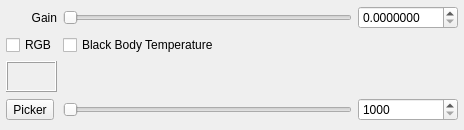
<?xml version="1.0" encoding="UTF-8"?>
<ui version="4.0">
 <class>LightGroupWidget</class>
 <widget class="QWidget" name="LightGroupWidget">
  <property name="geometry">
   <rect>
    <x>0</x>
    <y>0</y>
    <width>464</width>
    <height>130</height>
   </rect>
  </property>
  <property name="windowTitle">
   <string>Form</string>
  </property>
  <layout class="QVBoxLayout" name="verticalLayout">
   <property name="leftMargin">
    <number>6</number>
   </property>
   <property name="topMargin">
    <number>6</number>
   </property>
   <property name="rightMargin">
    <number>6</number>
   </property>
   <property name="bottomMargin">
    <number>7</number>
   </property>
   <item>
    <layout class="QGridLayout" name="gridLayout">
     <property name="verticalSpacing">
      <number>6</number>
     </property>
     <item row="0" column="0">
      <widget class="QLabel" name="label_gain">
       <property name="text">
        <string>Gain</string>
       </property>
       <property name="alignment">
        <set>Qt::AlignRight|Qt::AlignTrailing|Qt::AlignVCenter</set>
       </property>
      </widget>
     </item>
     <item row="0" column="1">
      <widget class="QSlider" name="slider_gain">
       <property name="minimumSize">
        <size>
         <width>150</width>
         <height>0</height>
        </size>
       </property>
       <property name="toolTip">
        <string>Adjust LightGroup Gain/Intensity</string>
       </property>
       <property name="maximum">
        <number>512</number>
       </property>
       <property name="orientation">
        <enum>Qt::Horizontal</enum>
       </property>
      </widget>
     </item>
     <item row="0" column="2">
      <widget class="QDoubleSpinBox" name="spinBox_gain">
       <property name="sizePolicy">
        <sizepolicy hsizetype="Expanding" vsizetype="Fixed">
         <horstretch>0</horstretch>
         <verstretch>0</verstretch>
        </sizepolicy>
       </property>
       <property name="minimumSize">
        <size>
         <width>84</width>
         <height>0</height>
        </size>
       </property>
       <property name="maximumSize">
        <size>
         <width>100</width>
         <height>25</height>
        </size>
       </property>
       <property name="toolTip">
        <string>Adjust LightGroup Gain/Intensity Value</string>
       </property>
       <property name="keyboardTracking">
        <bool>false</bool>
       </property>
       <property name="decimals">
        <number>7</number>
       </property>
       <property name="maximum">
        <double>10000.000000000000000</double>
       </property>
       <property name="singleStep">
        <double>0.100000000000000</double>
       </property>
      </widget>
     </item>
     <item row="1" column="0">
      <widget class="QCheckBox" name="checkBox_enableRGB">
       <property name="toolTip">
        <string>Enable RGB Colour adjustment</string>
       </property>
       <property name="text">
        <string>RGB</string>
       </property>
      </widget>
     </item>
     <item row="1" column="1" colspan="2">
      <widget class="QCheckBox" name="checkBox_enableBB">
       <property name="toolTip">
        <string>Enable BlackBody Temperature Adjustment</string>
       </property>
       <property name="text">
        <string>Black Body Temperature</string>
       </property>
      </widget>
     </item>
     <item row="3" column="1">
      <widget class="QLabel" name="label_colortemp">
       <property name="enabled">
        <bool>true</bool>
       </property>
       <property name="sizePolicy">
        <sizepolicy hsizetype="Preferred" vsizetype="Preferred">
         <horstretch>0</horstretch>
         <verstretch>0</verstretch>
        </sizepolicy>
       </property>
       <property name="minimumSize">
        <size>
         <width>150</width>
         <height>0</height>
        </size>
       </property>
       <property name="text">
        <string/>
       </property>
       <property name="pixmap">
        <pixmap resource="images.qrc">:/images/colortemp.png</pixmap>
       </property>
       <property name="scaledContents">
        <bool>true</bool>
       </property>
      </widget>
     </item>
     <item row="4" column="1">
      <widget class="QSlider" name="slider_colortemp">
       <property name="enabled">
        <bool>true</bool>
       </property>
       <property name="minimumSize">
        <size>
         <width>150</width>
         <height>0</height>
        </size>
       </property>
       <property name="toolTip">
        <string>Adjust BlackBody Temperature</string>
       </property>
       <property name="maximum">
        <number>512</number>
       </property>
       <property name="orientation">
        <enum>Qt::Horizontal</enum>
       </property>
      </widget>
     </item>
     <item row="4" column="2">
      <widget class="QDoubleSpinBox" name="spinBox_colortemp">
       <property name="sizePolicy">
        <sizepolicy hsizetype="Expanding" vsizetype="Fixed">
         <horstretch>0</horstretch>
         <verstretch>0</verstretch>
        </sizepolicy>
       </property>
       <property name="minimumSize">
        <size>
         <width>84</width>
         <height>0</height>
        </size>
       </property>
       <property name="maximumSize">
        <size>
         <width>100</width>
         <height>25</height>
        </size>
       </property>
       <property name="toolTip">
        <string>Adjust BlackBody Temperature Value</string>
       </property>
       <property name="keyboardTracking">
        <bool>false</bool>
       </property>
       <property name="decimals">
        <number>0</number>
       </property>
       <property name="minimum">
        <double>1000.000000000000000</double>
       </property>
       <property name="maximum">
        <double>10000.000000000000000</double>
       </property>
       <property name="singleStep">
        <double>100.000000000000000</double>
       </property>
      </widget>
     </item>
     <item row="3" column="0">
      <widget class="QLabel" name="toolButton_colorfield">
       <property name="frameShape">
        <enum>QFrame::Box</enum>
       </property>
       <property name="frameShadow">
        <enum>QFrame::Raised</enum>
       </property>
       <property name="text">
        <string/>
       </property>
      </widget>
     </item>
     <item row="4" column="0">
      <widget class="QToolButton" name="toolButton_colorpicker">
       <property name="toolTip">
        <string>Adjust RGB Colour</string>
       </property>
       <property name="layoutDirection">
        <enum>Qt::LeftToRight</enum>
       </property>
       <property name="autoFillBackground">
        <bool>false</bool>
       </property>
       <property name="text">
        <string>Picker</string>
       </property>
       <property name="iconSize">
        <size>
         <width>32</width>
         <height>32</height>
        </size>
       </property>
      </widget>
     </item>
    </layout>
   </item>
   <item>
    <spacer name="verticalSpacer">
     <property name="orientation">
      <enum>Qt::Vertical</enum>
     </property>
     <property name="sizeType">
      <enum>QSizePolicy::Preferred</enum>
     </property>
     <property name="sizeHint" stdset="0">
      <size>
       <width>20</width>
       <height>2</height>
      </size>
     </property>
    </spacer>
   </item>
  </layout>
 </widget>
 <tabstops>
  <tabstop>slider_gain</tabstop>
  <tabstop>spinBox_gain</tabstop>
  <tabstop>checkBox_enableRGB</tabstop>
  <tabstop>checkBox_enableBB</tabstop>
  <tabstop>slider_colortemp</tabstop>
  <tabstop>spinBox_colortemp</tabstop>
 </tabstops>
 <resources>
  <include location="images.qrc"/>
 </resources>
 <connections/>
</ui>
